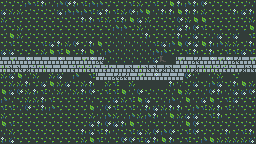

Tiled map render using the project's own tile images. Description and the whole map definition, tile-layer contents included, below:
An orthogonal 32x18 tile map with 8x8 px tiles, 2 tile layers (fondo, Tile Layer 1).

<map version="1.10" tiledversion="1.11.0" orientation="orthogonal" renderorder="right-down" width="32" height="18" tilewidth="8" tileheight="8" infinite="0" nextlayerid="4" nextobjectid="1">
 <tileset firstgid="1" source="tileset_mascara.tsx" />
 <layer id="2" name="fondo" width="32" height="18">
  <data encoding="csv">
1,1,1,1,1,1,1,1,1,1,1,1,1,1,1,1,1,1,1,1,1,1,1,1,1,1,1,1,1,1,1,1,
1,1,1,1,1,1,1,1,1,1,1,1,1,1,1,1,1,1,1,1,1,1,1,1,1,1,1,1,1,1,1,1,
1,1,1,1,1,1,1,1,1,1,1,1,1,1,1,1,1,1,1,1,1,1,1,1,1,1,1,1,1,1,1,1,
1,1,1,1,1,1,1,1,1,1,1,1,1,1,1,1,1,1,1,1,1,1,1,1,1,1,1,1,1,1,1,1,
1,1,1,1,1,1,1,1,1,1,1,1,1,1,1,1,1,1,1,1,1,1,1,1,1,1,1,1,1,1,1,1,
1,1,1,1,1,1,1,1,1,1,1,1,1,1,1,1,1,1,1,1,1,1,1,1,1,1,1,1,1,1,1,1,
1,1,1,1,1,1,1,1,1,1,1,1,1,1,1,1,1,1,1,1,1,1,1,1,1,1,1,1,1,1,1,1,
1,1,1,1,1,1,1,1,1,1,1,1,1,1,1,1,1,1,1,1,1,1,1,1,1,1,1,1,1,1,1,1,
1,1,1,1,1,1,1,1,1,1,1,1,1,1,1,1,1,1,1,1,1,1,1,1,1,1,1,1,1,1,1,1,
1,1,1,1,1,1,1,1,1,1,1,1,1,1,1,1,1,1,1,1,1,1,1,1,1,1,1,1,1,1,1,1,
1,1,1,1,1,1,1,1,1,1,1,1,1,1,1,1,1,1,1,1,1,1,1,1,1,1,1,1,1,1,1,1,
1,1,1,1,1,1,1,1,1,1,1,1,1,1,1,1,1,1,1,1,1,1,1,1,1,1,1,1,1,1,1,1,
1,1,1,1,1,1,1,1,1,1,1,1,1,1,1,1,1,1,1,1,1,1,1,1,1,1,1,1,1,1,1,1,
1,1,1,1,1,1,1,1,1,1,1,1,1,1,1,1,1,1,1,1,1,1,1,1,1,1,1,1,1,1,1,1,
1,1,1,1,1,1,1,1,1,1,1,1,1,1,1,1,1,1,1,1,1,1,1,1,1,1,1,1,1,1,1,1,
1,1,1,1,1,1,1,1,1,1,1,1,1,1,1,1,1,1,1,1,1,1,1,1,1,1,1,1,1,1,1,1,
1,1,1,1,1,1,1,1,1,1,1,1,1,1,1,1,1,1,1,1,1,1,1,1,1,1,1,1,1,1,1,1,
1,1,1,1,1,1,1,1,1,1,1,1,1,1,1,1,1,1,1,1,1,1,1,1,1,1,1,1,1,1,1,1
</data>
 </layer>
 <layer id="1" name="Tile Layer 1" width="32" height="18">
  <data encoding="csv">
5,5,5,4,2,6,3,4,10,6,2,4,4,5,5,5,2,9,5,2,5,8,6,4,6,10,5,5,5,5,5,3,
7,9,9,5,5,5,5,7,4,4,4,2,7,6,2,9,10,4,8,3,6,6,8,6,6,9,5,5,5,6,7,6,
9,5,5,5,5,5,5,5,5,5,6,6,2,9,2,6,8,7,9,5,5,5,10,9,8,8,5,5,5,5,5,9,
5,5,9,5,5,5,5,5,5,5,5,5,5,5,4,4,5,9,3,5,5,5,7,6,10,2,5,5,5,5,5,8,
5,8,9,5,5,5,5,5,5,5,5,5,5,5,3,3,5,5,6,5,5,5,6,5,7,5,3,7,5,7,1,2,
5,2,5,5,5,2,7,6,9,10,5,6,8,5,3,3,3,3,3,2,7,4,8,10,7,8,6,4,9,9,5,6,
7,7,5,5,5,9,8,2,8,5,6,8,3,4,3,3,3,3,3,4,4,5,5,2,6,5,6,5,2,2,7,2,
27,30,27,31,28,27,27,31,27,27,30,31,29,3,3,3,3,3,3,7,106,107,30,28,29,28,31,30,31,29,27,30,
14,13,13,12,15,14,11,11,11,15,14,15,11,15,11,11,13,14,13,13,12,13,11,14,12,14,14,15,15,11,12,13,
9,7,8,3,9,0,9,7,0,4,0,2,27,28,29,29,27,30,28,31,27,27,28,10,3,0,3,9,0,5,0,0,
5,9,9,6,5,7,8,9,7,5,9,6,0,9,2,0,9,0,0,0,0,6,3,5,7,5,4,7,5,6,8,9,
8,7,10,9,6,2,3,9,3,9,6,10,5,2,2,8,3,10,5,3,5,3,8,9,5,3,10,6,3,7,7,10,
4,3,5,9,9,6,2,5,5,5,5,3,5,5,7,9,2,8,7,5,3,4,3,8,3,7,8,5,2,7,5,5,
2,2,3,10,5,6,4,5,5,5,5,8,3,10,2,5,2,3,6,7,9,6,6,5,4,2,9,6,2,3,5,5,
9,5,5,5,5,5,5,5,5,5,5,9,3,4,9,3,4,9,4,6,3,8,9,7,7,5,2,6,5,5,5,5,
8,2,5,5,5,5,5,5,5,5,5,7,6,10,7,6,8,5,3,5,5,5,3,8,10,5,5,5,5,5,5,5,
3,9,5,5,5,5,5,5,5,5,6,7,2,6,3,5,2,7,9,10,4,10,5,2,10,5,5,5,6,5,2,6,
6,7,5,5,5,5,5,5,5,5,9,8,2,3,5,10,10,2,7,6,8,6,5,2,5,4,8,9,9,9,9,7
</data>
 </layer>
</map>
